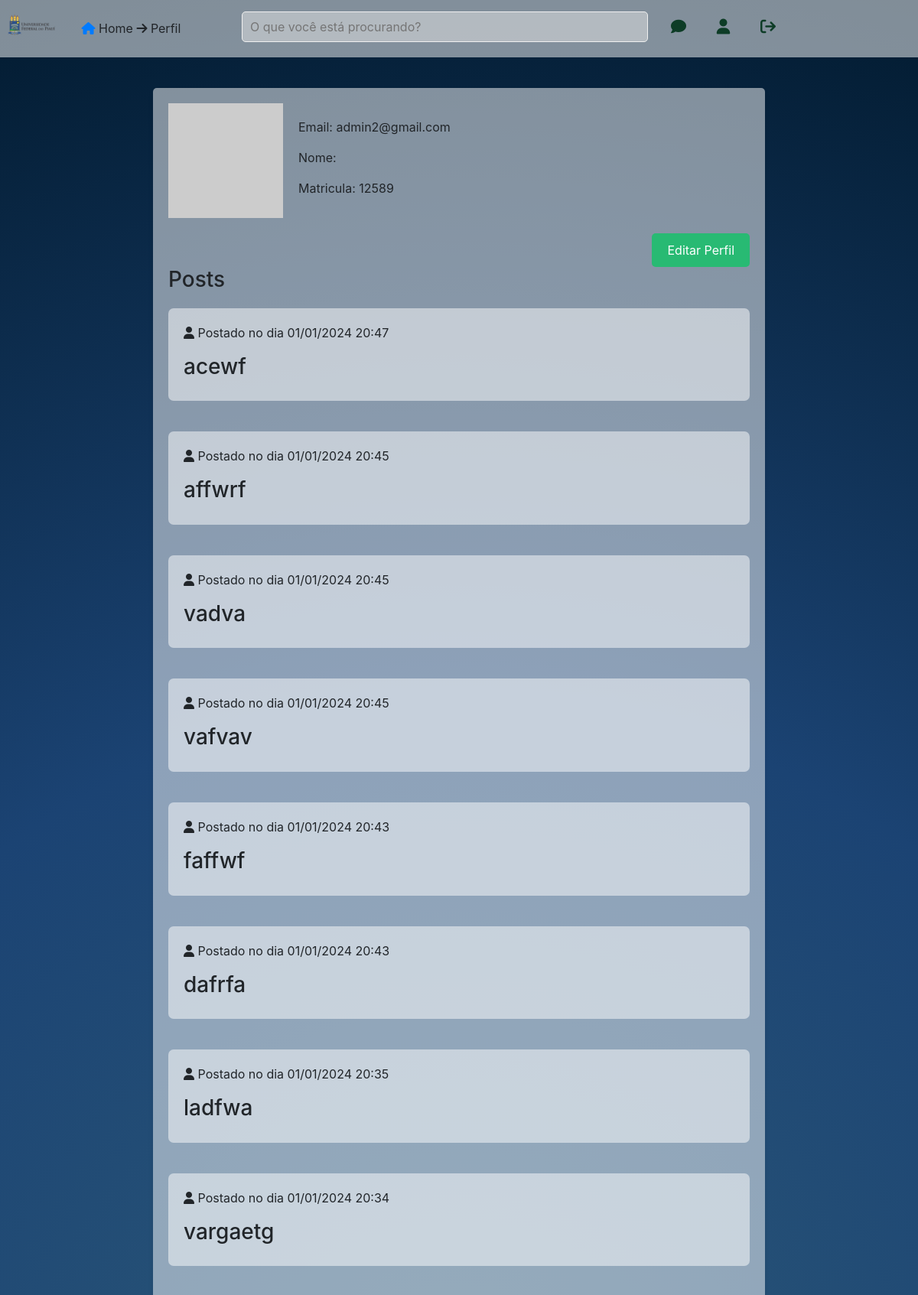
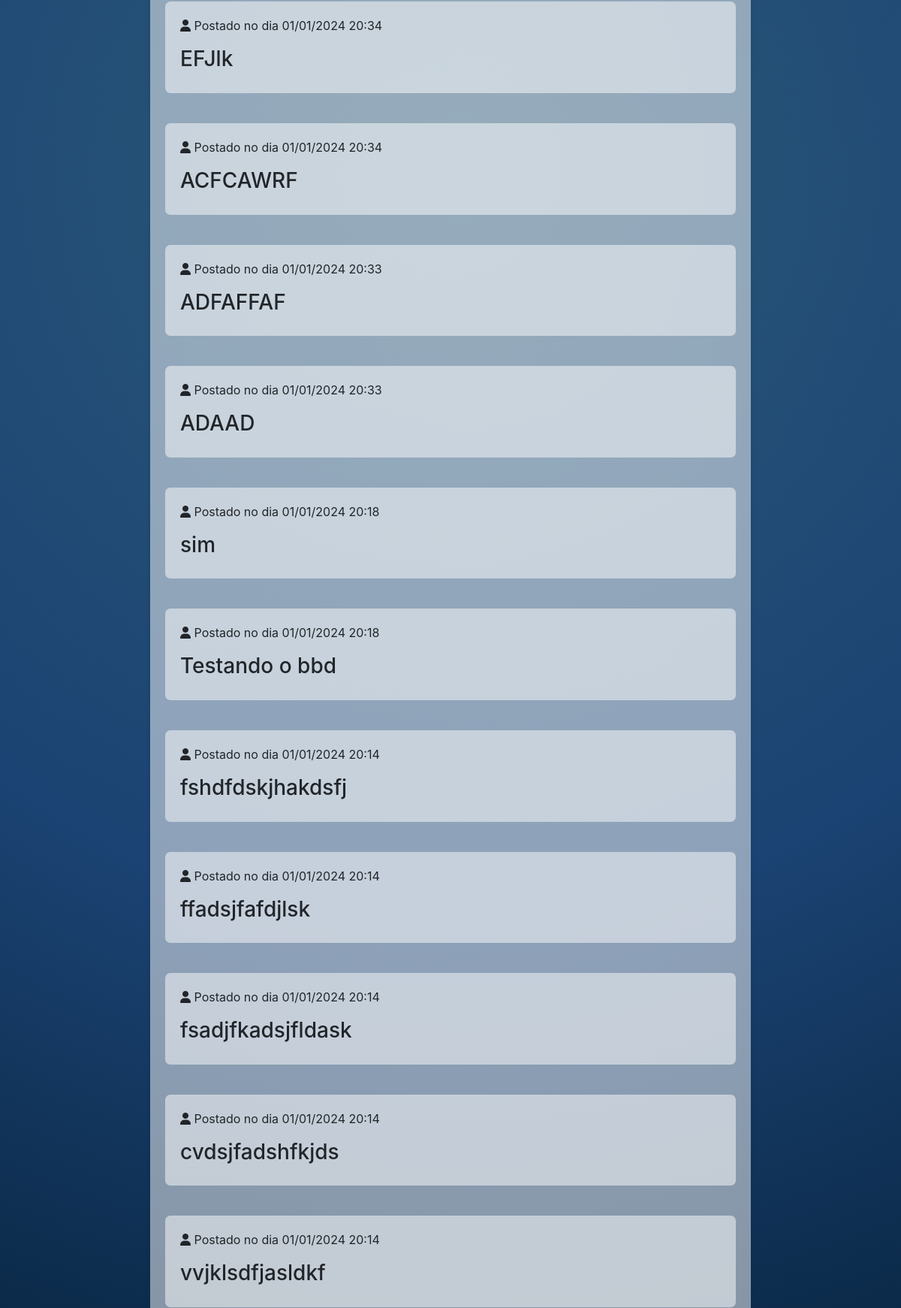
/redeufpi/perfil/12589 (signed in, upper part), run on the app's committed database (2 pictures, top to bottom).
### app_rede_ufpi/models.py (models this page shows)
class MainPost(models.Model):
    id = models.AutoField(
        primary_key=True
    )
    conteudo = models.TextField()
    user = models.ForeignKey(
        get_user_model() ,
        on_delete=models.CASCADE
    )
    data = models.DateTimeField(
        auto_now_add=True
    )

### app_rede_ufpi/views.py (the view)
# urls.py: path('redeufpi/perfil/<int:username>', views.perfil, name='perfil'),
@login_required
def perfil(request, username):
    user = User.objects.get(username=username)
    posts = MainPost.objects.filter(user=user).order_by('-data')
    return render(request, 'redeufpi/perfil.html', {'user':user, 'posts':posts})

### app_rede_ufpi/templates/redeufpi/perfil.html (shortened to what this page needs)
{% load static %}
<!DOCTYPE html>
<html lang="pt-br">
<head>
    <link rel="stylesheet" href="{% static 'css/perfil.css' %}">
    <link rel="stylesheet" href="https://cdnjs.cloudflare.com/ajax/libs/font-awesome/6.5.0/css/all.min.css">
    <link href="https://cdn.jsdelivr.net/npm/bootstrap@4.5.0/dist/css/bootstrap.min.css" rel="stylesheet">
</head>
<body>
    <header>
        <div class="wraper-header">
            <div class="logo">
                <img src="{% static 'img/ufpi-icone1.png' %}" alt="ufpi-icone1">
            </div>
            <div class="home-btn">
                <p>
                    <span>
                        <a href="{% url 'home-page' %}"><i class="fa-solid fa-house"></i></a>
                        Home <i class="fa-solid fa-arrow-right"></i> Perfil
                    </span>
                </p>
            </div>
            <div class="search">
                <input type="text" placeholder="O que você está procurando?">
            </div>
            <div class="notifications">
                <i class="fa-solid fa-comment"></i>
                <a href="{{user.username}}"><i class="fa-solid fa-user"></i>
                <a href="{% url 'logout' %}"><i class="fa-solid fa-arrow-right-from-bracket"></i></a>
            </div>
        </div>
    </header>
    <body>
        <div class="profile-canvas">
            <div class="profile-info">
                <div class="profile-image">
                    <img src="https://via.placeholder.com/150" alt="Profile Image">
                </div>
                <div class="profile-details">
                    <p>Email: {{user.email}}</p>
                    <p>Nome: {{user.first_name}} {{user.last_name}}</p>
                    <p>Matricula: {{user.username}}</p>
                </div>
            </div>
            <div class="profile-actions">
                <a href="{% url 'editar-perfil' %}"><button>Editar Perfil</button></a>
            </div>
            <h3>Posts</h3>
            {% for post in posts %}
            <div class="profile-posts">
                <div class="post-single">
                    <div class="post-content">
                        <div class="post-content-text">
                            <p><i class="fa-solid fa-user"></i> <b></b>Postado no dia {{ post.data|date:"d/m/Y H:i" }}</p>
                            <h3>{{post.conteudo}}</h3>
                        </div>
                    </div>
                </div>
            </div>
            {% endfor %}
        </div>
    </body>
</body>
</html>

### static/css/perfil.css (style rules this page uses)
body { background: radial-gradient(circle, rgb(44, 89, 120), rgb(27, 67, 115), rgb(2, 27, 48)); }
header { padding-top: 15px; background-color: rgba(255, 255, 255, 0.5); }
.wraper-header, .wraper-main { width: 100%; padding: 0 10px; display: flex; max-width: 1480px; margin: 0 auto; }
.wraper-header img { width: 70px; }
.home-btn { margin: 10px 0; display: flex; justify-content: space-around; width: 20%; }
.search { width: 45%; }
.search input { width: 100%; height: 40px; background-color: rgb(230, 230, 230, 0.5); border-radius: 5px; border: 1px solid rgb(240, 240, 240); padding-left: 10px; }
.notifications { margin: 0 10px; display: flex; justify-content: space-around; width: 15%; }
.notifications i { cursor: pointer; font-size: 20px; padding: 10px; color: #0d3c26; }
.profile-canvas { background-color: rgba(255, 255, 255, 0.5); border-radius: 5px; box-shadow: 0 4px 6px rgba(0, 0, 0, 0.1); max-width: 800px; margin: 40px auto; padding: 20px; }
.profile-info { display: flex; align-items: center; }
.profile-image { margin-right: 20px; }
.profile-details { max-width: 400px; }
.profile-actions { margin-top: 20px; display: flex; justify-content: flex-end; }
.profile-actions button { background-color: #28ba73; border: none; border-radius: 5px; color: white; cursor: pointer; padding: 10px 20px; text-align: center; text-decoration: none; display: inline-block; font-size: 16px; transition-duration: 0.4s; }
.profile-posts { max-height: 400px; overflow-y: auto; margin-top: 20px; }
.post-single { display: flex; background-color: rgba(255, 255, 255, 0.5); margin-bottom: 20px; border-radius: 7px; }
.post-content { flex-grow: 1; overflow-y: auto; padding: 10px; }
.post-content-text { padding: 10px; }
.post-content h3 { margin-top: 10px; }
input { width: 400px; padding: 10px; border: 1px solid #ccc; border-radius: 5px; font-size: 16px; color: #e4e3e3; }

### data on the page
MainPost: data "01/01/2024 20:47", conteudo "acewf"
MainPost: data "01/01/2024 20:45", conteudo "affwrf"
MainPost: data "01/01/2024 20:45", conteudo "vadva"
MainPost: data "01/01/2024 20:45", conteudo "vafvav"
MainPost: data "01/01/2024 20:43", conteudo "faffwf"
MainPost: data "01/01/2024 20:43", conteudo "dafrfa"
MainPost: data "01/01/2024 20:35", conteudo "ladfwa"
MainPost: data "01/01/2024 20:34", conteudo "vargaetg"
MainPost: data "01/01/2024 20:34", conteudo "EFJlk"
MainPost: data "01/01/2024 20:34", conteudo "ACFCAWRF"
MainPost: data "01/01/2024 20:33", conteudo "ADFAFFAF"
MainPost: data "01/01/2024 20:33", conteudo "ADAAD"
MainPost: data "01/01/2024 20:18", conteudo "sim"
MainPost: data "01/01/2024 20:18", conteudo "Testando o bbd"
MainPost: data "01/01/2024 20:14", conteudo "fshdfdskjhakdsfj"
MainPost: data "01/01/2024 20:14", conteudo "ffadsjfafdjlsk"
MainPost: data "01/01/2024 20:14", conteudo "fsadjfkadsjfldask"
MainPost: data "01/01/2024 20:14", conteudo "cvdsjfadshfkjds"
MainPost: data "01/01/2024 20:14", conteudo "vvjklsdfjasldkf"

### other printed values
{{ user.email }} "admin2@gmail.com"
{{ user.username }} "12589"
